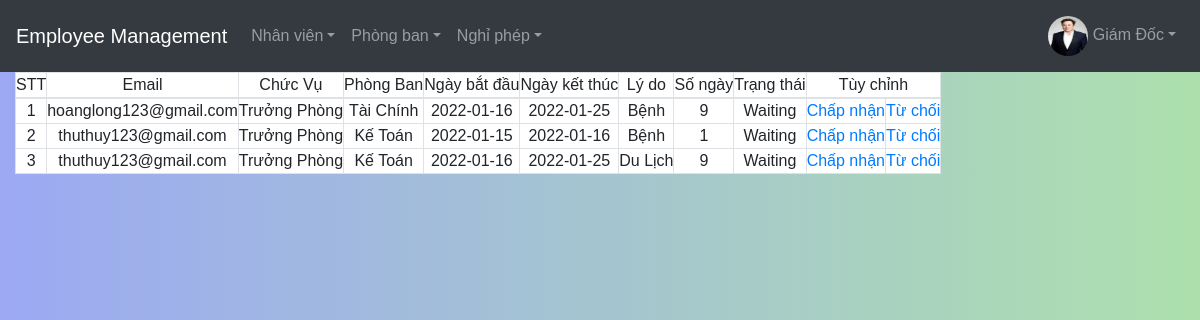
Page /source/view-dayoff.php (signed in) on the committed database.
### tables this page shows
CREATE TABLE `nhanvien` (
  `userName` varchar(255) NOT NULL,
  `firstName` varchar(255) NOT NULL,
  `lastName` varchar(255) NOT NULL,
  `email` varchar(255) NOT NULL,
  `pwd` varchar(255) NOT NULL,
  `phongBan` varchar(255) NOT NULL,
  `chucVu` varchar(255) NOT NULL,
  `activated` bit(1) DEFAULT b'0',
  `avatar` text NOT NULL
);

CREATE TABLE `nghiphep` (
  `maNP` int(11) NOT NULL,
  `email` varchar(255) DEFAULT NULL,
  `phongBan` varchar(255) DEFAULT NULL,
  `chucVu` varchar(255) DEFAULT NULL,
  `total` int(11) NOT NULL,
  `start` date DEFAULT NULL,
  `end` date DEFAULT NULL,
  `reason` varchar(255) DEFAULT NULL,
  `status` varchar(255) DEFAULT NULL
);

### source/view-dayoff.php (the view, shortened to what this page needs)
<!DOCTYPE html>
<html lang="en">
  <head>
    <link rel="stylesheet" href="https://maxcdn.bootstrapcdn.com/bootstrap/4.5.2/css/bootstrap.min.css">
    <link rel="stylesheet" href="./style.css">
      <?php
        require_once('./db/db.php');
        require_once('./nav/admin-nav.php');
        $status = 'Waiting';
        $chucVu = 'Nhân Viên';
          $sql = "SELECT * FROM `nghiphep` WHERE `status` = ? AND `chucVu` != ?";
          $stm = $conn->prepare($sql);
          $stm->bind_param("ss", $status, $chucVu);
          if (!$stm->execute()) {
              die('Cannot select' . $stm->error);
          }
          $result = $stm->get_result();
      ?>
    </head>
  <body>
    <div class="container-fluid">
      <div id="inner" class="table-responsive text-center">
        <table class="table-bordered bg-white">
            <thead>
              <tr>
                <td>STT</td>
                <td>Email</td>
                <td>Chức Vụ</td>
                <td>Phòng Ban</td>
                <td>Ngày bắt đầu</td>
                <td>Ngày kết thúc</td>
                <td>Lý do</td>
                <td>Số ngày</td>
                <td>Trạng thái</td>
                <td colspan="2">Tùy chỉnh</td>
              </tr>
            </thead>
            <tbody>
              <?php
                $n = 1;
                while ($data = $result->fetch_assoc()) {
                  echo "<tr>";
                  echo "<td>$n</td>";
                  echo "<td>".$data['email']."</td>";
                  echo "<td>".$data['chucVu']."</td>";
                  echo "<td>".$data['phongBan']."</td>";
                  echo "<td>".$data['start']."</td>";
                  echo "<td>".$data['end']."</td>";
                  echo "<td>".$data['reason']."</td>";
                  echo "<td>".$data['total']."</td>";
                  echo "<td>".$data['status']."</td>";
                  echo "<td><a onclick=\"return confirmAccept()\"; href=\"./process/approve-dayoff.php?maNP=$data[maNP]\">Chấp nhận</a></td>";
                  echo "<td><a onclick=\"return confirmRefuse()\"; href=\"./process/refuse-dayoff.php?maNP=$data[maNP]\">Từ chối</a></td>";
                  $n++;
                }
              ?>
            </tbody>
        </table>
      </div>
    </div>
  </body>
</html>

### source/nav/admin-nav.php (shortened to what this page needs)
<div id="header">
      <?php
        require_once('./db/db.php');
        $email = $_SESSION['email'];
        $sql = "SELECT * from `nhanvien` WHERE `email` = ?";
        $stm = $conn->prepare($sql);
        $stm->bind_param("s", $email);
        if (!$stm->execute()) {
            die('Không tìm thấy' . $stm->error);
        }
        $result = $stm->get_result();
        $data = $result->fetch_assoc();
        $avatar = $data['avatar'];
      ?>
      <nav class="navbar navbar-expand-md bg-dark navbar-dark">
        <a class="navbar-brand" href="./index.php">Employee Management</a>
        <div class="collapse navbar-collapse" id="collapsibleNavbar">
          <ul class="navbar-nav">
            <div class="nav-item dropdown">
              <a href="#" data-toggle="dropdown" class="nav-link dropdown-toggle user-action">Nhân viên</a>
            </div>
            <div class="nav-item dropdown">
              <a href="#" data-toggle="dropdown" class="nav-link dropdown-toggle user-action">Phòng ban</a>
            </div>
            <div class="nav-item dropdown">
              <a href="#" data-toggle="dropdown" class="nav-link dropdown-toggle user-action">Nghỉ phép</a>
            </div>
          </ul>
        </div>
        <div class="navbar-nav ml-auto">
    			<div class="nav-item dropdown">
    				<a href="#" data-toggle="dropdown" class="nav-link dropdown-toggle user-action"><img src="./<?= $avatar ?>" class="avatar" alt="Avatar" style="width: 40px; height: 40px; border-radius: 30px;"> <?= $_SESSION['name']?><b class="caret"></b></a>
    			</div>
    		</div>
      </nav>
    </div>

### source/style.css (style rules this page uses)
* { padding: 0; margin: 0; box-sizing: border-box; font-family: "Poppin", sans-serif; }
body { background-image: linear-gradient( 90deg, rgb(156, 169, 243), rgb(173, 224, 173) ); }

### rows in the picture
nhanvien: avatar (picture)
nghiphep: email "hoanglong123@gmail.com", chucVu "Trưởng Phòng", phongBan "Tài Chính", start "2022-01-16", end "2022-01-25", reason "Bệnh", total "9", status "Waiting"
nghiphep: email "thuthuy123@gmail.com", chucVu "Trưởng Phòng", phongBan "Kế Toán", start "2022-01-15", end "2022-01-16", reason "Bệnh", total "1", status "Waiting"
nghiphep: email "thuthuy123@gmail.com", chucVu "Trưởng Phòng", phongBan "Kế Toán", start "2022-01-16", end "2022-01-25", reason "Du Lịch", total "9", status "Waiting"

### other values in the picture
$_SESSION['name'] "Giám Đốc"
